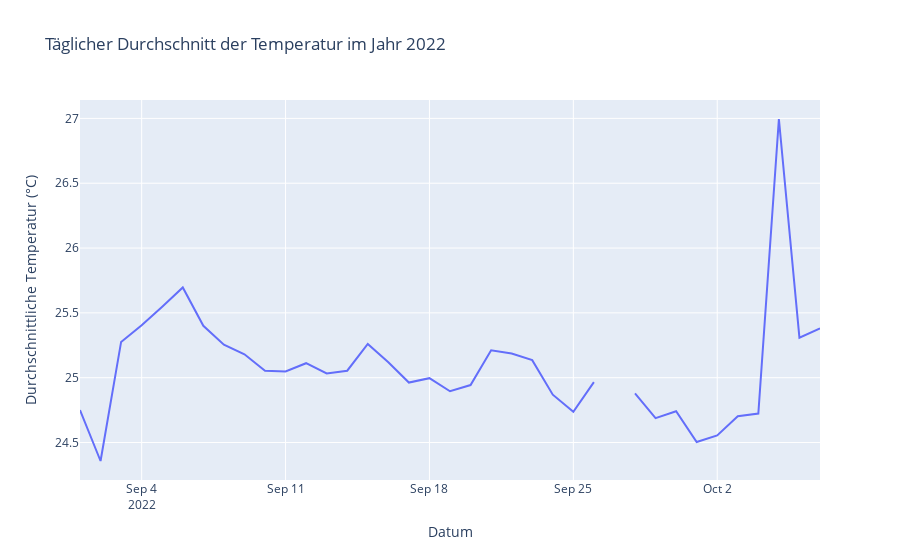

This figure's notebook cell:
### Code cell
fig = px.line(daily_avg_temp_2022, x='date_time', y='tmp', title='Täglicher Durchschnitt der Temperatur im Jahr 2022',
              labels={'date_time': 'Datum', 'tmp': 'Durchschnittliche Temperatur (°C)'})

fig.show()

### Figure 1 — Plotly figure (JSON) as saved in the notebook; plotly's stock layout.template omitted (floating-point values rounded to 4 significant figures)
{"data": [{"hovertemplate": "Datum=%{x}<br>Durchschnittliche Temperatur (°C)=%{y}<extra></extra>", "legendgroup": "", "line": {"color": "#636efa", "dash": "solid"}, "marker": {"symbol": "circle"}, "mode": "lines", "name": "", "orientation": "v", "showlegend": false, "type": "scatter", "x": ["2022-09-01T00:00:00", "2022-09-02T00:00:00", "2022-09-03T00:00:00", "2022-09-04T00:00:00", "2022-09-05T00:00:00", "2022-09-06T00:00:00", "2022-09-07T00:00:00", "2022-09-08T00:00:00", "2022-09-09T00:00:00", "2022-09-10T00:00:00", "2022-09-11T00:00:00", "2022-09-12T00:00:00", "2022-09-13T00:00:00", "2022-09-14T00:00:00", "2022-09-15T00:00:00", "2022-09-16T00:00:00", "2022-09-17T00:00:00", "2022-09-18T00:00:00", "2022-09-19T00:00:00", "2022-09-20T00:00:00", "2022-09-21T00:00:00", "2022-09-22T00:00:00", "2022-09-23T00:00:00", "2022-09-24T00:00:00", "2022-09-25T00:00:00", "2022-09-26T00:00:00", "2022-09-27T00:00:00", "2022-09-28T00:00:00", "2022-09-29T00:00:00", "2022-09-30T00:00:00", "2022-10-01T00:00:00", "2022-10-02T00:00:00", "2022-10-03T00:00:00", "2022-10-04T00:00:00", "2022-10-05T00:00:00", "2022-10-06T00:00:00", "2022-10-07T00:00:00"], "xaxis": "x", "y": [24.75, 24.36, 25.28, 25.4, 25.55, 25.7, 25.4, 25.25, 25.18, 25.05, 25.05, 25.11, 25.03, 25.05, 25.26, 25.12, 24.96, 25.0, 24.9, 24.94, 25.21, 25.19, 25.14, 24.87, 24.74, 24.97, null, 24.88, 24.69, 24.74, 24.5, 24.56, 24.7, 24.72, 27.0, 25.31, 25.38], "yaxis": "y"}], "layout": {"legend": {"tracegroupgap": 0}, "title": {"text": "Täglicher Durchschnitt der Temperatur im Jahr 2022"}, "xaxis": {"anchor": "y", "domain": [0, 1], "title": {"text": "Datum"}}, "yaxis": {"anchor": "x", "domain": [0, 1], "title": {"text": "Durchschnittliche Temperatur (°C)"}}}}
